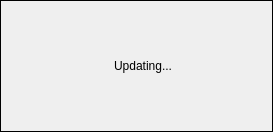
<?xml version="1.0" encoding="UTF-8"?>
<ui version="4.0">
 <class>WidgetUpdating</class>
 <widget class="QWidget" name="WidgetUpdating">
  <property name="geometry">
   <rect>
    <x>0</x>
    <y>0</y>
    <width>273</width>
    <height>132</height>
   </rect>
  </property>
  <property name="windowTitle">
   <string>Form</string>
  </property>
  <property name="autoFillBackground">
   <bool>true</bool>
  </property>
  <layout class="QVBoxLayout" name="verticalLayout">
   <property name="spacing">
    <number>5</number>
   </property>
   <property name="margin">
    <number>0</number>
   </property>
   <item>
    <widget class="QFrame" name="frame">
     <property name="frameShape">
      <enum>QFrame::Box</enum>
     </property>
     <property name="frameShadow">
      <enum>QFrame::Plain</enum>
     </property>
     <property name="lineWidth">
      <number>1</number>
     </property>
     <property name="midLineWidth">
      <number>0</number>
     </property>
     <layout class="QVBoxLayout" name="verticalLayout_2">
      <item>
       <spacer name="verticalSpacer">
        <property name="orientation">
         <enum>Qt::Vertical</enum>
        </property>
        <property name="sizeHint" stdset="0">
         <size>
          <width>20</width>
          <height>37</height>
         </size>
        </property>
       </spacer>
      </item>
      <item>
       <layout class="QHBoxLayout" name="horizontalLayout">
        <item>
         <spacer name="horizontalSpacer">
          <property name="orientation">
           <enum>Qt::Horizontal</enum>
          </property>
          <property name="sizeHint" stdset="0">
           <size>
            <width>40</width>
            <height>20</height>
           </size>
          </property>
         </spacer>
        </item>
        <item>
         <widget class="QLabel" name="upating_icon">
          <property name="text">
           <string/>
          </property>
          <property name="pixmap">
           <pixmap resource="lh3.qrc">:/lh3/Resources/refresh.png</pixmap>
          </property>
         </widget>
        </item>
        <item>
         <widget class="QLabel" name="label">
          <property name="text">
           <string comment="LBL_UPDATING">Updating...</string>
          </property>
         </widget>
        </item>
        <item>
         <spacer name="horizontalSpacer_2">
          <property name="orientation">
           <enum>Qt::Horizontal</enum>
          </property>
          <property name="sizeHint" stdset="0">
           <size>
            <width>40</width>
            <height>20</height>
           </size>
          </property>
         </spacer>
        </item>
       </layout>
      </item>
      <item>
       <spacer name="verticalSpacer_2">
        <property name="orientation">
         <enum>Qt::Vertical</enum>
        </property>
        <property name="sizeHint" stdset="0">
         <size>
          <width>20</width>
          <height>40</height>
         </size>
        </property>
       </spacer>
      </item>
     </layout>
    </widget>
   </item>
  </layout>
 </widget>
 <resources>
  <include location="lh3.qrc"/>
 </resources>
 <connections/>
</ui>
